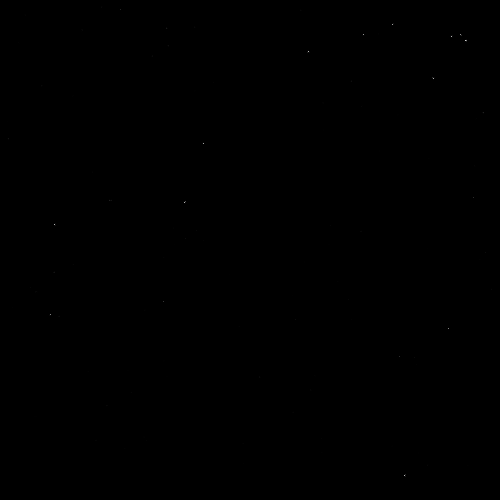
Frame 1 (no input)
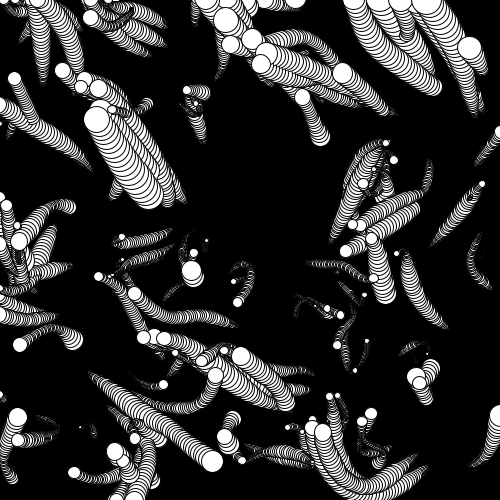
Frame 60 (the mouse pressed at the canvas centre just before this capture)
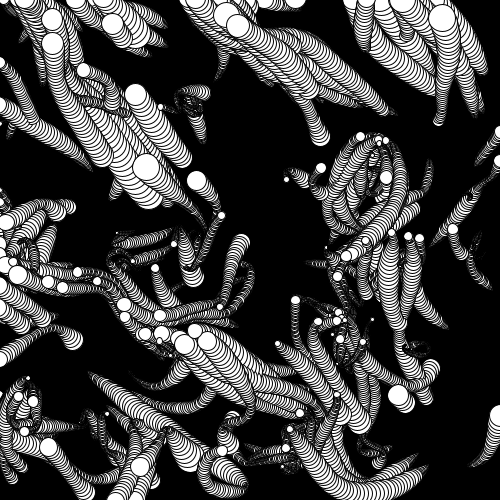
Frame 120 (the mouse held since frame 60 and released just before this capture)

The Processing sketch that drew these frames (run headless with seeded random() and noise(); from frame 60 on, the mouse is pressed at the canvas centre):

// Processing sketch: processing_50360
// ── processing_50360.pde

//////////////////////////////////
// Noise Bubbles
//////////////////////////////////
// copyright: Daniel Erickson 2012
float NOISE_SCALE = 0.1;
float TIME_SCALE = 0.0001;
PVector[][] temp_field;
PVector[][] field;
int N = 100;
float RADIUS = 6;
PVector[] positions;
PVector[] velocities;
int SCALE = 5;
int swidth;
int sheight;

void setup() {
    size(500, 500);
    smooth();
    swidth = width/SCALE;
    sheight = height/SCALE;
    background(0);
    color(255);
    
    temp_field = new PVector[swidth][sheight];
    field = new PVector[swidth][sheight];
    positions = new PVector[N];
    velocities = new PVector[N];
    for (int i=0; i<N; i++) {
        positions[i] = new PVector(random(width), random(height));
        velocities[i] = new PVector(0, 0);
    }
}

void draw() {
    float ft = (float)millis() * TIME_SCALE;
    for(int x=0; x<swidth; x++) {
        for (int y=0; y<sheight; y++) {
            temp_field[x][y] = new PVector(
              noise(x*NOISE_SCALE+ft+0, y*NOISE_SCALE+ft)-0.5,
              noise(x*NOISE_SCALE+ft+1, y*NOISE_SCALE+ft)-0.5);
        }
    }
    
    for(int x=0; x<swidth; x++) {
        for (int y=0; y<sheight; y++) {
            field[x][y] = temp_field[x][y];
            field[x][y].x += 0.5 * (temp_field[(x-1+swidth) % swidth][y].x - temp_field[(x+1) % swidth][y].x);
            field[x][y].y += 0.5 * (temp_field[x][(y+1) % swidth].y - temp_field[x][(y-1+swidth) % swidth].y);
        }
    }
    
    
    for (int i=0; i<N; i++) {
        PVector pos = positions[i];
        PVector vel = velocities[i];
        vel.add(field[(int)((pos.x+width) % width) / SCALE][(int)((pos.y+height) % height) / SCALE]);
        vel.mult(0.95);
        pos.add(vel);
        
        if (pos.x >= width || pos.x <= 0 || pos.y >= height || pos.y <= 0)
            positions[i] = new PVector(random(width), random(height));
        ellipse(pos.x, pos.y, vel.mag() * RADIUS, vel.mag() * RADIUS);
    }
    
}
